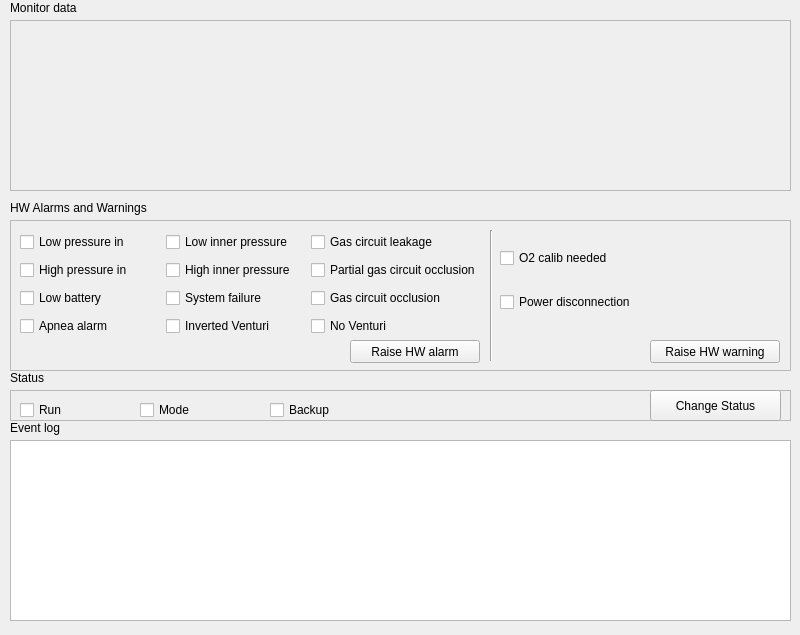
<?xml version="1.0" encoding="UTF-8"?>
<ui version="4.0">
 <class>MainWindow</class>
 <widget class="QMainWindow" name="MainWindow">
  <property name="geometry">
   <rect>
    <x>0</x>
    <y>0</y>
    <width>800</width>
    <height>635</height>
   </rect>
  </property>
  <property name="windowTitle">
   <string>FakeESP32 panel</string>
  </property>
  <widget class="QWidget" name="centralwidget">
   <widget class="QFrame" name="frame">
    <property name="geometry">
     <rect>
      <x>10</x>
      <y>220</y>
      <width>781</width>
      <height>151</height>
     </rect>
    </property>
    <property name="frameShape">
     <enum>QFrame::StyledPanel</enum>
    </property>
    <property name="frameShadow">
     <enum>QFrame::Raised</enum>
    </property>
    <widget class="QWidget" name="gridLayoutWidget">
     <property name="geometry">
      <rect>
       <x>10</x>
       <y>10</y>
       <width>461</width>
       <height>111</height>
      </rect>
     </property>
     <layout class="QGridLayout" name="gridLayout">
      <item row="1" column="1">
       <widget class="QCheckBox" name="high_inner_pressure_alarm">
        <property name="text">
         <string>High inner pressure</string>
        </property>
       </widget>
      </item>
      <item row="1" column="2">
       <widget class="QCheckBox" name="partial_gas_occlusion_alarm">
        <property name="text">
         <string>Partial gas circuit occlusion</string>
        </property>
       </widget>
      </item>
      <item row="0" column="1">
       <widget class="QCheckBox" name="low_inner_pressure_alarm">
        <property name="text">
         <string>Low inner pressure</string>
        </property>
       </widget>
      </item>
      <item row="3" column="0">
       <widget class="QCheckBox" name="battery_low_alarm">
        <property name="text">
         <string>Low battery</string>
        </property>
       </widget>
      </item>
      <item row="1" column="0">
       <widget class="QCheckBox" name="high_input_pressure_alarm">
        <property name="text">
         <string>High pressure in</string>
        </property>
       </widget>
      </item>
      <item row="3" column="2">
       <widget class="QCheckBox" name="gas_occlusion_alarm">
        <property name="text">
         <string>Gas circuit occlusion</string>
        </property>
       </widget>
      </item>
      <item row="0" column="0">
       <widget class="QCheckBox" name="low_input_pressure_alarm">
        <property name="text">
         <string>Low pressure in</string>
        </property>
       </widget>
      </item>
      <item row="0" column="2">
       <widget class="QCheckBox" name="gas_leakage_alarm">
        <property name="text">
         <string>Gas circuit leakage</string>
        </property>
       </widget>
      </item>
      <item row="4" column="0">
       <widget class="QCheckBox" name="apnea_alarm">
        <property name="text">
         <string>Apnea alarm</string>
        </property>
       </widget>
      </item>
      <item row="3" column="1">
       <widget class="QCheckBox" name="system_failure_alarm">
        <property name="text">
         <string>System failure</string>
        </property>
       </widget>
      </item>
      <item row="4" column="1">
       <widget class="QCheckBox" name="inverted_venturi_alarm">
        <property name="text">
         <string>Inverted Venturi</string>
        </property>
       </widget>
      </item>
      <item row="4" column="2">
       <widget class="QCheckBox" name="no_venturi_alarm">
        <property name="text">
         <string>No Venturi</string>
        </property>
       </widget>
      </item>
     </layout>
    </widget>
    <widget class="QWidget" name="gridLayoutWidget_2">
     <property name="geometry">
      <rect>
       <x>490</x>
       <y>10</y>
       <width>281</width>
       <height>101</height>
      </rect>
     </property>
     <layout class="QGridLayout" name="gridLayout_2">
      <item row="0" column="0">
       <widget class="QCheckBox" name="o2_warning">
        <property name="text">
         <string>O2 calib needed</string>
        </property>
       </widget>
      </item>
      <item row="1" column="0">
       <widget class="QCheckBox" name="power_warning">
        <property name="text">
         <string>Power disconnection</string>
        </property>
       </widget>
      </item>
     </layout>
    </widget>
    <widget class="QPushButton" name="raise_warning_btn">
     <property name="geometry">
      <rect>
       <x>640</x>
       <y>120</y>
       <width>130</width>
       <height>23</height>
      </rect>
     </property>
     <property name="text">
      <string>Raise HW warning</string>
     </property>
    </widget>
    <widget class="Line" name="line">
     <property name="geometry">
      <rect>
       <x>473</x>
       <y>10</y>
       <width>16</width>
       <height>131</height>
      </rect>
     </property>
     <property name="orientation">
      <enum>Qt::Vertical</enum>
     </property>
    </widget>
    <widget class="QPushButton" name="raise_alarm_btn">
     <property name="geometry">
      <rect>
       <x>340</x>
       <y>120</y>
       <width>130</width>
       <height>23</height>
      </rect>
     </property>
     <property name="text">
      <string>Raise HW alarm</string>
     </property>
    </widget>
   </widget>
   <widget class="QLabel" name="label_3">
    <property name="geometry">
     <rect>
      <x>10</x>
      <y>420</y>
      <width>131</width>
      <height>16</height>
     </rect>
    </property>
    <property name="text">
     <string>Event log</string>
    </property>
   </widget>
   <widget class="QLabel" name="label">
    <property name="geometry">
     <rect>
      <x>10</x>
      <y>200</y>
      <width>221</width>
      <height>16</height>
     </rect>
    </property>
    <property name="text">
     <string>HW Alarms and Warnings</string>
    </property>
   </widget>
   <widget class="QFrame" name="monitor_frame">
    <property name="geometry">
     <rect>
      <x>10</x>
      <y>20</y>
      <width>781</width>
      <height>171</height>
     </rect>
    </property>
    <property name="frameShape">
     <enum>QFrame::StyledPanel</enum>
    </property>
    <property name="frameShadow">
     <enum>QFrame::Raised</enum>
    </property>
    <widget class="QWidget" name="gridLayoutWidget_3">
     <property name="geometry">
      <rect>
       <x>10</x>
       <y>10</y>
       <width>761</width>
       <height>151</height>
      </rect>
     </property>
     <layout class="QGridLayout" name="monitors_grid"/>
    </widget>
   </widget>
   <widget class="QLabel" name="label_4">
    <property name="geometry">
     <rect>
      <x>10</x>
      <y>0</y>
      <width>111</width>
      <height>16</height>
     </rect>
    </property>
    <property name="text">
     <string>Monitor data</string>
    </property>
   </widget>
   <widget class="QPlainTextEdit" name="event_log">
    <property name="geometry">
     <rect>
      <x>10</x>
      <y>440</y>
      <width>781</width>
      <height>181</height>
     </rect>
    </property>
    <property name="plainText">
     <string/>
    </property>
   </widget>
   <widget class="QFrame" name="status_frame">
    <property name="geometry">
     <rect>
      <x>10</x>
      <y>390</y>
      <width>781</width>
      <height>31</height>
     </rect>
    </property>
    <property name="frameShape">
     <enum>QFrame::StyledPanel</enum>
    </property>
    <property name="frameShadow">
     <enum>QFrame::Raised</enum>
    </property>
    <widget class="QPushButton" name="btn_change_status">
     <property name="geometry">
      <rect>
       <x>640</x>
       <y>0</y>
       <width>131</width>
       <height>31</height>
      </rect>
     </property>
     <property name="text">
      <string>Change Status</string>
     </property>
    </widget>
    <widget class="QCheckBox" name="status_run">
     <property name="geometry">
      <rect>
       <x>10</x>
       <y>10</y>
       <width>124</width>
       <height>20</height>
      </rect>
     </property>
     <property name="text">
      <string>Run</string>
     </property>
    </widget>
    <widget class="QCheckBox" name="status_mode">
     <property name="geometry">
      <rect>
       <x>130</x>
       <y>10</y>
       <width>124</width>
       <height>20</height>
      </rect>
     </property>
     <property name="text">
      <string>Mode</string>
     </property>
    </widget>
    <widget class="QCheckBox" name="status_backup">
     <property name="geometry">
      <rect>
       <x>260</x>
       <y>10</y>
       <width>124</width>
       <height>20</height>
      </rect>
     </property>
     <property name="text">
      <string>Backup</string>
     </property>
    </widget>
   </widget>
   <widget class="QLabel" name="label_5">
    <property name="geometry">
     <rect>
      <x>10</x>
      <y>370</y>
      <width>111</width>
      <height>16</height>
     </rect>
    </property>
    <property name="text">
     <string>Status</string>
    </property>
   </widget>
  </widget>
 </widget>
 <resources/>
 <connections/>
</ui>
